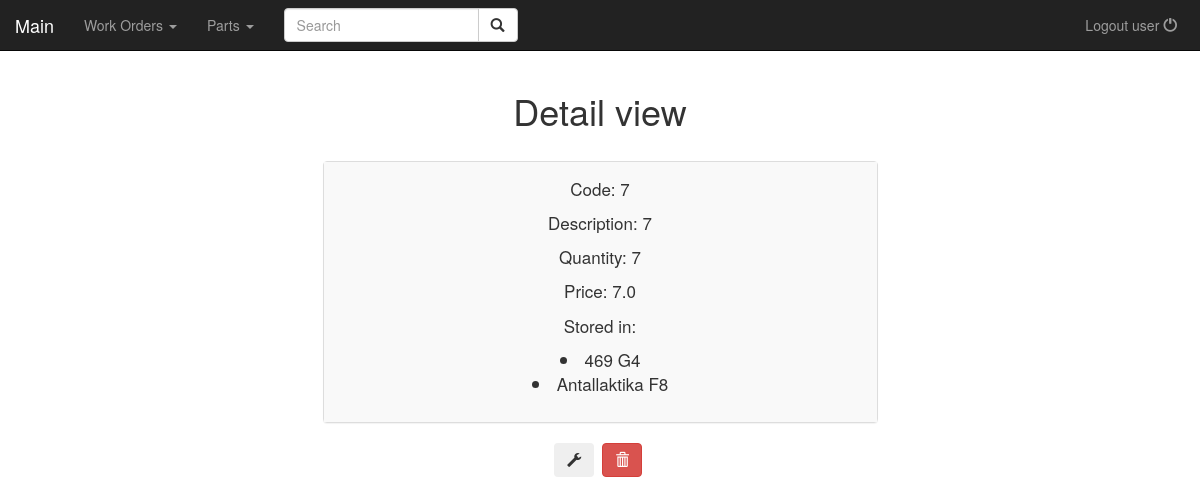
/details/part/7, run on the app's committed database.
### work_as/models.py (models this page shows, shortened)
class Part(models.Model):
    code = models.CharField(max_length=100, unique=True)
    description = models.CharField(max_length=50)
    price = models.FloatField(validators=[MinValueValidator(0)])
    quantity = models.IntegerField(validators=[MinValueValidator(0)])
    storage = models.ManyToManyField(Storage)

class Storage(models.Model):
    site = models.CharField(max_length=15)
    location = models.CharField(max_length=5)
    def __str__(self):
        return self.site+" "+self.location
    class Meta:
        unique_together = ('site', 'location',)

### work_as/views.py (the view)
# urls.py: url(r'details/part/(?P<part_code>.+)',views.partDetail.as_view(),name="partDetail")
class partDetail(generic.DetailView):
    context_object_name = 'part'
    template_name = 'work_as/partDetail.html'
    model = Part
    def get_object(self,queryset=None):
        return Part.objects.all().filter(code=self.kwargs['part_code'])[0]

### work_as/templates/work_as/partDetail.html (shortened to what this page needs)
{% extends 'work_as/base.html' %}
{% load staticfiles %}
{% block page_title %}Detail view{% endblock %}
{% block body %}
<br>
<div class="container">
        <div class="row text-center">
            <div class="col-xs-6 col-xs-offset-3">
                <div class="panel panel-default">
                    <div class="panel-body">
                        <p>Code: {{ part.code }}</p>
                        <p>Description: {{ part.description }}</p>
                        <p>Quantity: {{ part.quantity }}</p>
                        <p>Price: {{ part.price }}</p>
                        <p>Stored in:
                            {% for location in part.storage.all %}
                            <li>{{location}}</li>
                            {% endfor %}
                        </p>
                    </div>
                </div>
                <button type="button" class="btn" data-toggle="tooltip" data-placement="bottom" title="Edit">
                    <span class="glyphicon glyphicon-wrench"></span>
                </button>&nbsp;
                <button type="button" class="btn btn-danger" data-toggle="tooltip" data-placement="bottom" title="Delete">
                    <span class="glyphicon glyphicon-trash" ></span>
                </button>&nbsp;
            </div>
        </div>
</div>
{% endblock %}

### work_as/static/work_as/style.css (style rules this page uses)
.body { padding-top: 70px; }
.panel-body { background: #f9f9f9; }
.panel > .panel-body > p, .panel > .panel-body > li { font-size: 17px; }

### data on the page
Part: code "7", description "7", quantity "7", price "7.0"
Storage: site+location "469 G4"
Storage: site+location "Antallaktika F8"
